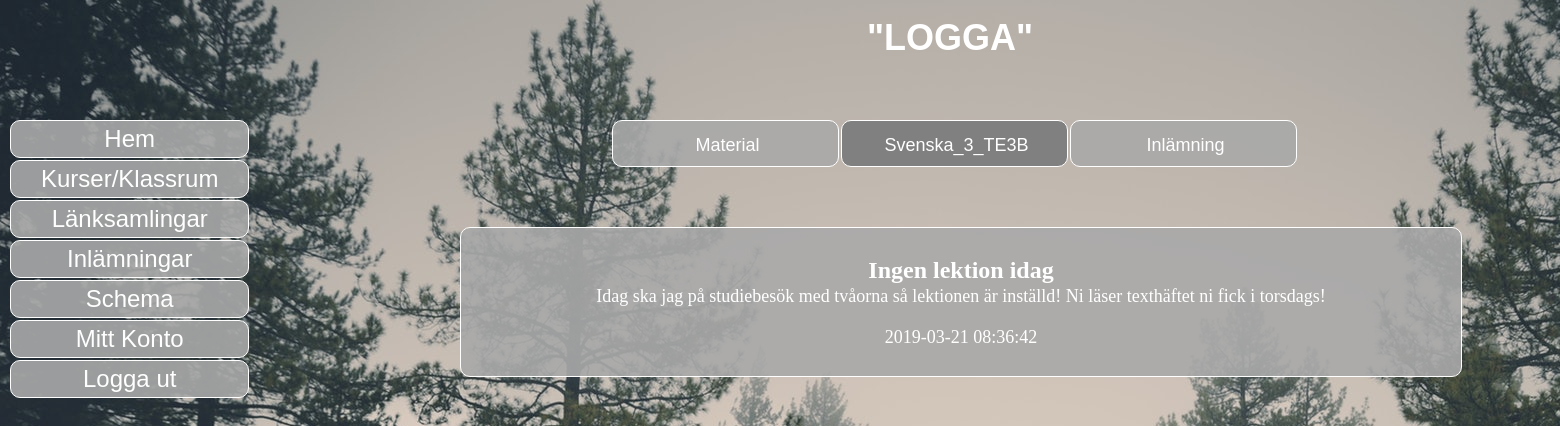
The app's page /betakurs.php?course=Svenska_3_TE3B (signed in) with its own data.
### tables this page shows
CREATE TABLE `news` (
  `NewsID` int(50) NOT NULL,
  `headline` varchar(30) NOT NULL,
  `news` text NOT NULL,
  `course` varchar(100) NOT NULL,
  `courseid` int(50) DEFAULT NULL,
  `datetime` datetime NOT NULL
);

### betakurs.php (the view, shortened to what this page needs)
<?php
require("db.php");
if(isset($_SESSION['currentuser']))
{
	$course = $_GET['course'];
	try
	{
		$sql = "SELECT Type FROM users where Username = :currentuser";
		$stmt = $dbh->prepare($sql);
		$stmt->bindParam(":currentuser", $_SESSION['currentuser']);
		$stmt->execute();
		$result = $stmt->fetchAll();
	}
	catch(Exception $e)
	{
		echo $e->getMessage();
	}
	foreach($result as $row)
	{
		$usertype = $row->Type;
	}
?>
<!DOCTYPE HTML>
<html>
<head>
<link rel="stylesheet" href="styler.css" type="text/css">
</head>
<body>
	<div id="wrapper">
    	<header>
        	<h1 id="headerlogoh1">"LOGGA"</h1>
        </header>
        <nav>
        	<div id="dropdown">
                    <div id="myDropdown" class="dropdown-content">
                        <a href="start.php">Hem</a>
                        <a href="kurser_overview_KLAR.php">Kurser/Klassrum</a>
                        <a href="lanksamling.php">Länksamlingar</a>
                        <?php
						if($usertype == "student")
						{
							?>
                            <a href="inlamning.php">Inlämningar</a>
							<?php
						}
						?>
                        <a href="http://www.novasoftware.se/webviewer/(S(kfzct0fzd3s4iy55e3xyz345))/design1.aspx?schoolid=53520">Schema</a>
                        <a href="mittkonto.php">Mitt Konto</a>
                        <a href="logout.php">Logga ut</a>
                    </div>
             </div>
        </nav>
        <section>
        	<div id="navincourse">
            	<div id="centerincourse">
                    <a id="navincourselink" href=<?php echo "material.php?course=" . $course ?>>Material</a>
                    <a class="navincourseon" href=<?php echo "betakurs.php?course=" . $course ?>><?php echo $course ?></a>
                    <a id="navincourselink" href=<?php echo "inlamningikurs.php?course=" . $course ?>>Inlämning</a>
            	</div>
            </div>
            <div id="news">
                <?php
				try
				{
					$sql = "SELECT * FROM news WHERE course = :course ORDER BY datetime DESC";
					$stmt = $dbh->prepare($sql);
					$stmt->bindParam(":course", $course);
					$stmt->execute();
					$result = $stmt->fetchAll();
				}
				catch(Exception $e)
				{
					echo $e->getMessage();
				}
				foreach($result as $row)
				{
					?>
                    <h1 id="newsh1"><?php echo $row->headline; ?></h1>
                    <p id="newsp"><?php echo $row->news; ?><br><br></p>
               	 	<p id="date"> <?php echo $row->datetime; ?></p>
					<?php
				}
				?>
            </div>
        </section>
	</div>
</body>
</html>
<?php
}
else
{
	header("Location: login.php");
}

### styler.css (style rules this page uses)
html, body, div, span, applet, object, iframe, h1, h2, h3, h4, h5, h6, p, blockquote, pre, a, abbr, acronym, address, big, cite, code, del, dfn, em, img, ins, kbd, q, s, samp, small, strike, strong, sub, sup, tt, var, b, u, i, center, dl, dt, dd, ol, ul, li, fieldset, form, label, legend, table, caption, tbody, tfoot, thead, tr, th, td, article, aside, canvas, details, embed, figure, figcaption, footer, header, hgroup, menu, nav, output, ruby, section, summary, time, mark, audio, video { margin: 0; padding: 0; border: 0; font-size: 100%; font: inherit; vertical-align: baseline; }
article, aside, details, figcaption, figure, footer, header, hgroup, menu, nav, section { display: block; }
body { line-height: 1; height:100%; background-color:#666; }
@media screen and (min-width: 481px) { body { background-repeat: no-repeat; background-attachment: fixed; } }
@media screen and (min-width: 481px) { #wrapper { width: 1900px; height: 100vh; margin-left: auto; margin-right: auto; position: relative; } }
@media screen and (min-width: 481px) { header { width: 1900px; height: 100px; padding-top: 20px; float: left; text-align: center; } }
@media screen and (min-width: 481px) { nav { width: 300px; height: 1000px; padding-bottom: 10px; float: left; } }
@media screen and (min-width: 481px) { section { width: 1500px; height: auto; float: left; position: relative; padding-left: 50px; padding-right: 50px; } }
@media screen and (min-width: 481px) { #headerlogoh1 { font-family: Tahoma, Geneva, sans-serif; font-size: 36px; font-weight: bold; color: #FFF; } }
@media screen and (min-width: 481px) { #navincourse { width: 1210px; height: auto; margin-bottom: 50px; float: left; } }
@media screen and (min-width: 481px) { #centerincourse { width: fit-content; height: auto; margin-left: auto; margin-right: auto; position: relative; } }
@media screen and (min-width: 481px) { #navincourselink { width: fit-content; min-width: 200px; height: 30px; padding: 15px 10px 0px 15px; margin-right: 2px; border: 1px solid; border-color: #FFF; border-radius: 10px; text-align: center; background-color: rgba(169,169,169,0.9); color: #FFF; font-family: "Arial Black", Gadget, sans-serif; font-size: 18px; text-decoration: none; float: left; } }
@media screen and (min-width: 481px) { .navincourseon { width: fit-content; min-width: 200px; height: 30px; padding: 15px 10px 0px 15px; margin-right: 2px; border: 1px solid; border-color: #FFF; border-radius: 10px; text-align: center; background-color: rgb(128,128,128); color: #FFF; font-family: "Arial Black", Gadget, sans-serif; font-size: 18px; text-decoration: none; float: left; } }
@media screen and (min-width: 481px) { #news { width: 980px; height: auto; padding: 10px; float: left; margin-left: 110px; margin-top: 10px; border-radius: 10px; border: 1px solid; border-color: #FFF; text-align: center; background-color: rgba(169,169,169,0.9); } }
@media screen and (min-width: 481px) { #newsh1 { font-family: "Times New Roman", Times, serif; font-size: 24px; font-weight: bold; color: #FFF; padding-top: 20px; } }
@media screen and (min-width: 481px) { #newsp { font-family: "Times New Roman", Times, serif; font-size: 18px; color: #FFF; padding-bottom: 5px; padding-top: 5px; } }
@media screen and (min-width: 481px) { #date { font-family: "Times New Roman", Times, serif; font-size: 18px; color: #FFF; padding-bottom: 20px; } }
@media screen and (min-width: 481px) { #myDropdown { width: auto; height: auto; position: fixed; } }
@media screen and (min-width: 481px) { .dropdown-content a { display: list-item; list-style-type: none; text-align: center; text-decoration: none; font-family: "Arial Black", Gadget, sans-serif; font-size: 24px; color: #FFF; padding: 6px 30px 6px 30px; margin-bottom: 2px; margin-left: 10px; background-color: rgba(169,169,169,0.9); border: 1px solid; border-color: #FFF; border-radius: 10px; } }

### records on screen
news: headline "Ingen lektion idag", news "Idag ska jag på studiebesök med tvåorna så lektionen är inställd! Ni läser texthäftet ni fick i torsdags!", datetime "2019-03-21 08:36:42"

### other values on screen
$course "Svenska_3_TE3B"
